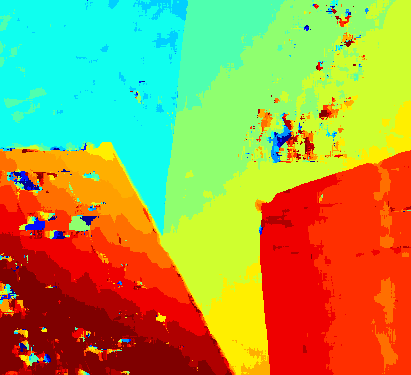
#> input picture pythonSAD/stereo-pairs/venus/venus_c_9x9.png, 411 x 375 px
$ python compDispMaps.py
#> lines starting #> are read from the running program, lines starting #| are printed output that depends on the picture; after the words box and inside, x2 and y2 are one past the last pixel; in counts of white or black regions, pixels touching at a corner belong together
#!/usr/bin/python3

from PIL import Image
import os
import array
import time
import sys
import argparse
from ctypes import *
import numpy

numpy.set_printoptions(threshold=numpy.nan)
numpy.set_printoptions(linewidth=2000)

infileR = "venus_c_9x9.png"
infileL = "venus_buffer_9x9_4.png"

try:
    imR = Image.open(infileR)
#> imR is the input picture: PIL image 411x375 RGB; mean R, G, B 163.9, 156.3, 75.6
    imL = Image.open(infileL)
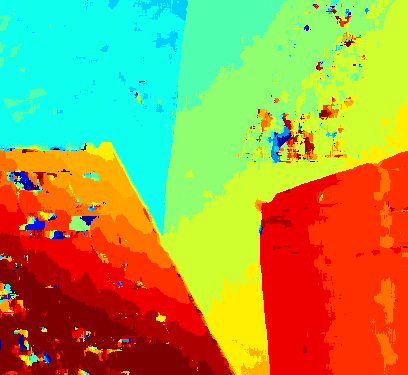
#> input picture pythonSAD/stereo-pairs/venus/venus_buffer_9x9_4.png, 408 x 375 px
#> imL is the input picture: PIL image 408x375 RGB; mean R, G, B 163.2, 156.5, 76.1

    # Image size = (width, height)
    (width, height) = imL.size
#> width = 408; height = 375

    templateBuff = numpy.zeros((height, width, 3), dtype = 'i')
    searchBuff = numpy.zeros((height, width, 3), dtype = 'i')

    for i in range(height):
        for j in range(width):
            templateBuff[i][j][:] = imR.getpixel((j, i))
            searchBuff[i][j][:] = imL.getpixel((j, i))

    # create disparity image
    im = Image.new("RGB", (width, height), "white")
#> im: PIL image 408x375 RGB; every value is 255

    cnt = 0

    for i in range(width):
        for j in range(height):
            if (templateBuff[j][i][0] == searchBuff[j][i][0] and templateBuff[j][i][1] == searchBuff[j][i][1] and templateBuff[j][i][2] == searchBuff[j][i][2]):
                im.putpixel((i,j), (0xff, 0xff, 0xff))
            else:
                im.putpixel((i,j), (0x00, 0x00, 0x00))
                print("sad[%d][%d]", j, i)
                cnt += 1
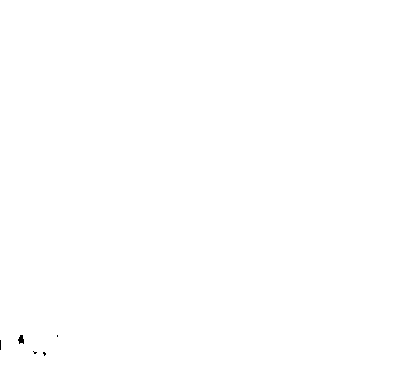
#> im: PIL image 408x375 RGB; 100% white; 5 black regions (4 under 20 px), largest, box (x1, y1, x2, y2) and area: (18, 335, 24, 344) 38
#> after the loop, cnt = 64

    im.save("venus_diffVal_9x9.png")
    im.show()

    print("cnt =", cnt)
#| cnt = 64


    '''# Create diff output image
    outfileR = open('imgR.txt', 'w')
    # Print template array
    #print("begin template read")
    for i in range(height):
        for j in range(width):
            outfileR.write(str((int)(templateBuff[i][j])))
            if j != width-1:
                outfileR.write(' ')
        outfileR.write('\n')


    outfileL = open('imgL.txt', 'w')
    # Print search array
    #print("\nbegin search read")
    for i in range(height):
        for j in range(width):
            outfileL.write(str((int)(searchBuff[i][j])))
            if j != width-1:
                outfileL.write(' ')
        outfileL.write('\n')

    # Close files
    outfileR.close()
    outfileL.close()'''

except IOError:
    print("Error for file", infileR, infileL)
